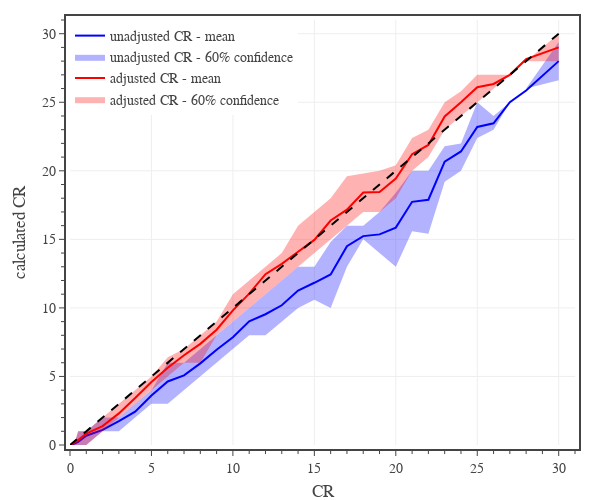

The notebook cell this image was saved under:
### Code cell
# final CR

# create figure
fig = go.Figure(
    layout=go.Layout(
        template=tfb.FIG_TEMPLATE,
        margin=dict(l=70, r=25, b=55, t=20, pad=4),
        xaxis=dict(
            title_text='CR',
            range=[0,31],
            tick0=0, dtick=5,
            minor=dict(tick0=0, dtick=1),
        ),
        yaxis=dict(
            title_text='calculated CR',
            range=[0,31],
            tick0=0, dtick=5,
            minor=dict(tick0=0, dtick=1),
        ),
        legend=dict(
            xanchor='left', yanchor='top',
            x=0.00, y=1.00,
            orientation='v',
            tracegroupgap=0,
        )
    )
)

# plot monster confidence interval and average
plot_confidence_interval(fig, df0, 0.6, 'CR', 'C-CR DMG unadj', 'unadjusted CR', 'rgba(0, 0, 255, 1.0)', 'rgba(0, 0, 255, 0.3)')

plot_confidence_interval(fig, df0, 0.6, 'CR', 'C-CR DMG', 'adjusted CR', 'rgba(255, 0, 0, 1.0)', 'rgba(255, 0, 0, 0.3)')

# plot reference line
fig.add_trace(go.Scatter(
    x=[0,30], y=[0,30],
    mode='lines', 
    name='DMG',
    line=dict(color='black', dash='dash'),
    showlegend=False,
    hoverinfo='skip', 
))

# show figure
fig.update_layout(width=600, height=500)
fig.show(config=tfb.FIG_CONFIG)

# save figures
if SAVEFIGS:
    fig.update_layout(autosize=True, width=None, height=None)
    #tfb.save_fig_html(fig, format='large', name='fig-adj-cr-vs-cr')
    #tfb.save_fig_html(fig, format='small', name='fig-adj-cr-vs-cr')
    pass

### Figure 1 — Plotly figure (JSON) as saved in the notebook; plotly's stock layout.template omitted (floating-point values rounded to 4 significant figures)
{"data": [{"hoverinfo": "skip", "legendgroup": "unadjusted CR", "line": {"width": 0}, "showlegend": false, "type": "scatter", "x": [0.125, 0.25, 0.5, 1, 2, 3, 4, 5, 6, 7, 8, 9, 10, 11, 12, 13, 14, 15, 16, 17, 18, 19, 20, 21, 22, 23, 24, 25, 26, 27, 28, 30], "y": [0, 0, 1, 1, 2, 2, 3, 4, 6, 6, 7, 8, 9, 10, 11, 12, 13, 13, 14.8, 16, 16, 17, 18.4, 20, 20, 21.8, 22, 25, 24, 25, 26, 29.4]}, {"fill": "tonexty", "fillcolor": "rgba(0, 0, 255, 0.3)", "hoverinfo": "skip", "legendgroup": "unadjusted CR", "line": {"width": 0}, "name": "unadjusted CR - 60% confidence", "type": "scatter", "x": [0.125, 0.25, 0.5, 1, 2, 3, 4, 5, 6, 7, 8, 9, 10, 11, 12, 13, 14, 15, 16, 17, 18, 19, 20, 21, 22, 23, 24, 25, 26, 27, 28, 30], "y": [0, 0, 0, 0, 1, 1, 2, 3, 3, 4, 5, 6, 7, 8, 8, 9, 10, 10.6, 10, 13, 15, 14, 13, 15.6, 15.4, 19.2, 20, 22.4, 23, 25, 26, 26.6]}, {"hovertemplate": "<b>unadjusted CR</b><br>CR %{x:,.0f}<br>Mean %{y:,.1f}<br><extra></extra>", "legendgroup": "unadjusted CR", "line": {"color": "rgba(0, 0, 255, 1.0)"}, "mode": "lines", "name": "unadjusted CR - mean", "type": "scatter", "x": [0.125, 0.25, 0.5, 1, 2, 3, 4, 5, 6, 7, 8, 9, 10, 11, 12, 13, 14, 15, 16, 17, 18, 19, 20, 21, 22, 23, 24, 25, 26, 27, 28, 30], "y": [0.01786, 0.09649, 0.2308, 0.6769, 1.104, 1.745, 2.426, 3.608, 4.633, 5.08, 5.953, 6.951, 7.86, 9.02, 9.538, 10.19, 11.27, 11.83, 12.44, 14.5, 15.24, 15.36, 15.86, 17.74, 17.89, 20.67, 21.41, 23.2, 23.47, 25, 25.86, 28]}, {"hoverinfo": "skip", "legendgroup": "adjusted CR", "line": {"width": 0}, "showlegend": false, "type": "scatter", "x": [0.125, 0.25, 0.5, 1, 2, 3, 4, 5, 6, 7, 8, 9, 10, 11, 12, 13, 14, 15, 16, 17, 18, 19, 20, 21, 22, 23, 24, 25, 26, 27, 28, 30], "y": [0, 0, 1, 1, 2, 3, 4, 5, 6.4, 7, 8, 9, 11, 12, 13, 14, 16, 17, 18, 19.6, 19.8, 20, 20.4, 22.4, 23, 25, 25.8, 27, 27, 27, 28, 30]}, {"fill": "tonexty", "fillcolor": "rgba(255, 0, 0, 0.3)", "hoverinfo": "skip", "legendgroup": "adjusted CR", "line": {"width": 0}, "name": "adjusted CR - 60% confidence", "type": "scatter", "x": [0.125, 0.25, 0.5, 1, 2, 3, 4, 5, 6, 7, 8, 9, 10, 11, 12, 13, 14, 15, 16, 17, 18, 19, 20, 21, 22, 23, 24, 25, 26, 27, 28, 30], "y": [0, 0, 0, 0, 1, 2, 3, 4, 5, 6, 6, 8, 9, 10, 11, 12, 13, 14, 15, 16, 17, 17, 18, 20, 21, 23, 24, 25, 26, 27, 28, 28]}, {"hovertemplate": "<b>adjusted CR</b><br>CR %{x:,.0f}<br>Mean %{y:,.1f}<br><extra></extra>", "legendgroup": "adjusted CR", "line": {"color": "rgba(255, 0, 0, 1.0)"}, "mode": "lines", "name": "adjusted CR - mean", "type": "scatter", "x": [0.125, 0.25, 0.5, 1, 2, 3, 4, 5, 6, 7, 8, 9, 10, 11, 12, 13, 14, 15, 16, 17, 18, 19, 20, 21, 22, 23, 24, 25, 26, 27, 28, 30], "y": [0.03571, 0.1754, 0.3558, 0.8308, 1.381, 2.304, 3.426, 4.588, 5.633, 6.545, 7.376, 8.41, 9.82, 11.04, 12.46, 13.21, 14.1, 14.96, 16.38, 17.17, 18.41, 18.45, 19.43, 21.21, 21.89, 23.96, 25, 26.1, 26.33, 27, 28.14, 29]}, {"hoverinfo": "skip", "line": {"color": "black", "dash": "dash"}, "mode": "lines", "name": "DMG", "showlegend": false, "type": "scatter", "x": [0, 30], "y": [0, 30]}], "layout": {"height": 500, "legend": {"orientation": "v", "tracegroupgap": 0, "x": 0, "xanchor": "left", "y": 1, "yanchor": "top"}, "margin": {"b": 55, "l": 70, "pad": 4, "r": 25, "t": 20}, "width": 600, "xaxis": {"dtick": 5, "minor": {"dtick": 1, "tick0": 0}, "range": [0, 31], "tick0": 0, "title": {"text": "CR"}}, "yaxis": {"dtick": 5, "minor": {"dtick": 1, "tick0": 0}, "range": [0, 31], "tick0": 0, "title": {"text": "calculated CR"}}}}
